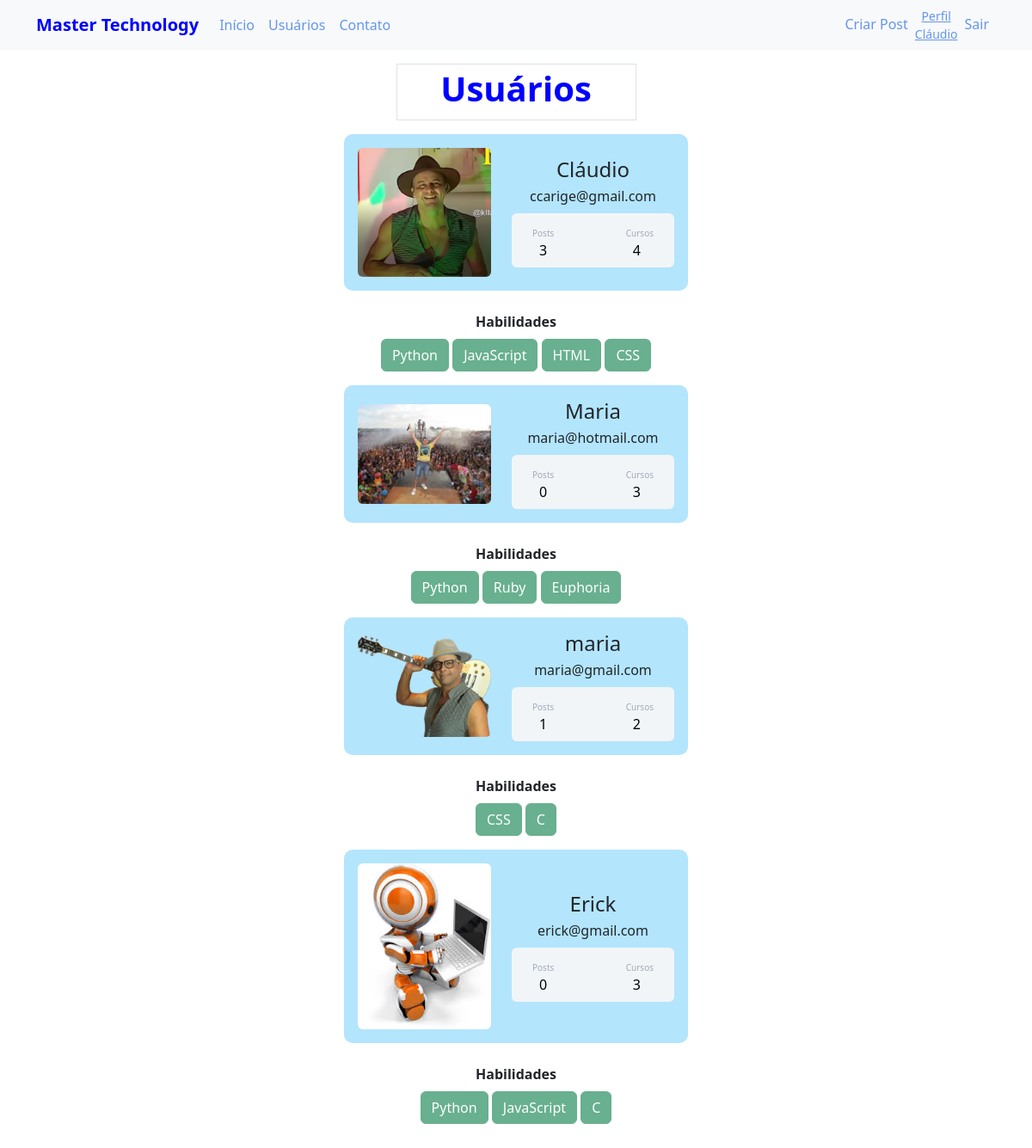
/usuarios (signed in), run on the app's committed database.
### mastertechnology/models.py (models this page shows)
class Usuarios(db.Model, UserMixin):
    id = db.Column(db.Integer, primary_key=True)
    username = db.Column(db.String, unique=True, nullable=False)
    email = db.Column(db.String, unique=True, nullable=False)
    senha = db.Column(db.String, nullable=False)
    foto_perfil = db.Column(db.String, default='default.jpg')
    postagens = db.relationship('Postagens', backref='autor', lazy=True)
    linguagem = db.Column(db.String, nullable=False, default="Não informado")
    def contagem_post(self):
        return len(self.postagens)

### mastertechnology/links.py (the view)
@app.route('/usuarios')
@login_required
def usuarios():
    lista_usuarios = Usuarios.query.all()
    return render_template('usuarios.html', lista_usuarios=lista_usuarios)

### mastertechnology/models.py (called while the page is built)
@login_usuario.user_loader
def load_usuario(id_usuario):
    return Usuarios.query.get(int(id_usuario))

### mastertechnology/templates/usuarios.html (shortened to what this page needs)
{% extends 'base.html' %}
{% block body %}
        <div  class="container">
            <div class="border p-1 mt-3 col-md-3" style="margin:0 auto;text-align:center">
                <h1><strong style="color:blue">Usuários</strong> </h1>
            </div>
           {% for usuario in lista_usuarios %}
               <div class="container mt-3 d-flex justify-content-center">
                <div class="card p-3">
                    <div class="d-flex align-items-center">
                        <div class="image pe-4">
                            <img src="{{ url_for('static', filename='fotos_perfil/{}'.format(usuario.foto_perfil)) }}" class="rounded" width="155">
                        </div>
                        <div class="ml-3 w-100">
                           <center> <h4 class="mb-1 mt-0">{{usuario.username}}</h4>
                           <span>{{ usuario.email}}</span></center>
                           <div class="p-2 mt-2 bg-primary d-flex justify-content-between rounded text-white stats">
                                <div class="d-flex flex-column">
                                    <span class="articles ps-3 mt-2">Posts</span>
                                    <span class="number1 ps-4">{{ usuario.contagem_post()}}</span>
                                </div>
                                    {% if 'Não informado' in usuario.linguagem %}
                                        <div class="d-flex flex-column">
                                            <span class="rating pe-3 mt-2">Cursos</span>
                                            <span class="number3 ps-2">0</span>
                                        </div>
                                    {% else %}
                                        <div class="d-flex flex-column">
                                            <span class="rating pe-3 mt-2">Cursos</span>
                                            <span class="number3 ps-2">{{ usuario.linguagem.count(';') + 1 }}</span>
                                        </div>
                                    {% endif %}
                           </div>
                        </div>
                    </div>
                </div>
             </div>
                <div class="row justify-content-center">
                    <div class="col col-4" style="text-align: center">
                        <br><strong>Habilidades</strong><br>
                        {% if 'Não informado' not in usuario.linguagem %}
                            {% for curso in usuario.linguagem.split(';') %}
                                <button type="button" class="btn btn-success mt-2" disabled>{{curso}}</button>
                            {% endfor %}
                        {% else %}
                            <button type="button" class="btn btn-success mt-2" disabled><strong>Nenhuma</strong></button>
                        {% endif %}
                    </div>
                </div>
           {% endfor %}
        </div>
{% endblock %}

### mastertechnology/templates/base.html (shortened to what this page needs)
<!DOCTYPE html>
<html lang="pt-br">
    <head>
        <link href="https://cdn.jsdelivr.net/npm/bootstrap@5.2.0/dist/css/bootstrap.min.css" rel="stylesheet">
        <link rel="stylesheet" type="text/css" href="{{ url_for('static', filename='main.css') }}"   >
    </head>
    <body>
        {% include 'navbar.html' %}
        {% block body %}
        {% endblock %}
    </body>
</html>

### mastertechnology/templates/navbar.html (shortened to what this page needs)
<nav class="navbar navbar-expand-lg navbar-light bg-light">
  <div class="container-fluid container">
    <a class="navbar-brand" href="{{ url_for('home') }}"><strong style="color:blue">Master Technology</strong> </a>
    <div class="collapse navbar-collapse" id="navbarSupportedContent">
      <ul class="navbar-nav me-auto mb-2 mb-lg-0">
        <li class="nav-item">
          <a class="nav-link" href="{{ url_for('home') }}" style="color: cornflowerblue">Início</a>
        </li>
        <li class="nav-item">
          <a class="nav-link" href="{{ url_for('usuarios') }}" style="color: cornflowerblue">Usuários</a>
        </li>
        <li class="nav-item">
          <a class="nav-link" href="{{ url_for('contato') }}" style="color: cornflowerblue">Contato</a>
        </li>
      </ul>
      <ul class = "d_flex navbar-nav">
         {% if current_user.is_authenticated%}
            <li class="nav-item">
              <a class="nav-link" href="{{ url_for('criar_post') }}" style="color: cornflowerblue">Criar Post</a>
            </li>
            <li class="nav-item">
                {% if current_user.is_authenticated%}
                <div class="box">
                    <div class="p1">
                    <a class="small" href="{{ url_for('perfil') }}" style="color: cornflowerblue">
                        <center>Perfil<br>
                        {{"{}".format(current_user.username)}}</center>
                    </a>
                    </div>
                </div>
                {% endif %}
            </li>
            <li class="nav-item">
              <a class="nav-link" href="{{ url_for('sair') }}" style="color: cornflowerblue">Sair</a>
            </li>
         {% endif %}
      </ul>
    </div>
  </div>
</nav>

### mastertechnology/static/main.css (style rules this page uses)
.card { width: 400px; border: none; border-radius: 10px; background-color: #B3E5FC; }
.stats { background: #f2f5f8 !important; color: #000 !important; }
.articles { font-size:10px; color: #a1aab9; }
.number1 { font-weight:500; }
.rating { font-size:10px; color: #a1aab9; }
.number3 { font-weight:500; }

### data on the page
Usuarios: username "Cláudio", foto_perfil (picture), email "ccarige@gmail.com", contagem_post "3", linguagem "4", curso "Python" "JavaScript" "HTML" "CSS"
Usuarios: foto_perfil (picture), username "Maria", email "maria@hotmail.com", contagem_post "0", linguagem "3", curso "Python" "Ruby" "Euphoria"
Usuarios: foto_perfil (picture), username "maria", email "maria@gmail.com", contagem_post "1", linguagem "2", curso "CSS" "C"
Usuarios: foto_perfil (placeholder picture), username "Erick", email "erick@gmail.com", contagem_post "0", linguagem "3", curso "Python" "JavaScript" "C"
